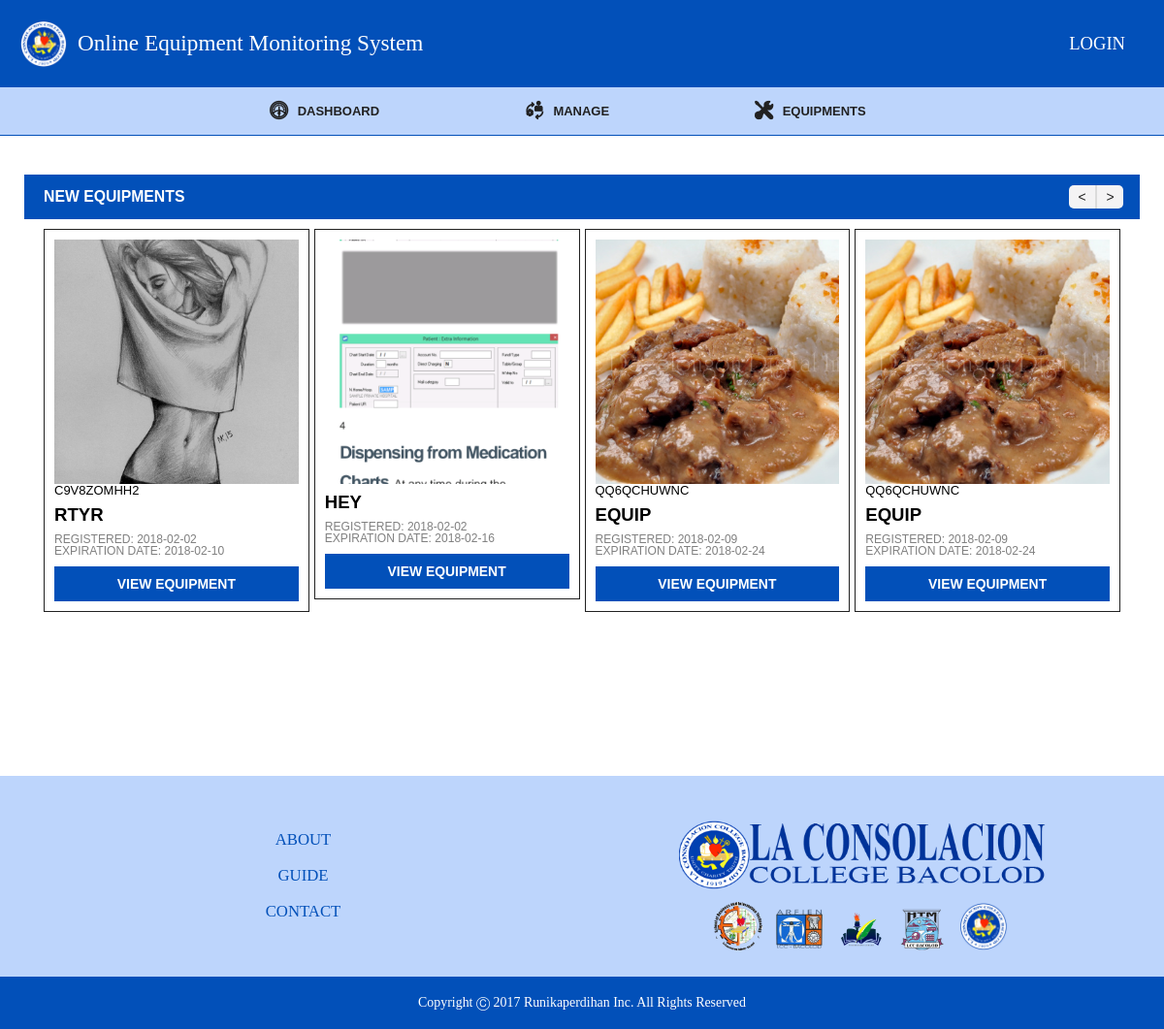
Screenshot of /main.php with the database file from the repository.
### tables this page shows
CREATE TABLE `equipment` (
  `id` int(11) NOT NULL,
  `equipment_code` varchar(255) NOT NULL,
  `equipment_name` varchar(255) NOT NULL,
  `equipment_start` varchar(255) NOT NULL,
  `equipment_end` varchar(255) NOT NULL,
  `equipment_filename` varchar(255) NOT NULL
);

### admin/new_equipment.php (the view, shortened to what this page needs)
<?php
$dir_path="EquipmentPicture/";
if(is_dir($dir_path)){
    $files=opendir($dir_path);
    if($files){
        while(($file_name=readdir($files)) !== FALSE){
$profile_display=mysql_query("SELECT * FROM equipment ORDER BY id DESC");
while($data_profile_display=mysql_fetch_array($profile_display)){
     $image=$data_profile_display['equipment_filename'];
     $equipment_code=$data_profile_display['equipment_code'];
     $equipment_name=$data_profile_display['equipment_name'];
     $equipment_start=$data_profile_display['equipment_start'];
     $equipment_end=$data_profile_display['equipment_end'];
     $equipment_id=$data_profile_display['id'];
if($image==$file_name){
?>
<div class="equipments">
    <img src="images/placeholder-grid.png" style="background-image: url(<?php echo "EquipmentPicture/$image" ?>);">
	<span class="equipment-code"><?php echo $equipment_code; ?></span>
	<span class="equipment-name"><?php echo $equipment_name; ?></span>
	<span class="equipment-start">Registered: <?php echo $equipment_start; ?></span>
	<span class="equipment-end">Expiration Date: <?php echo $equipment_end; ?></span>
    <form action="" method="POST">
	<button name="equipment_page" type="submit" value="<?php echo $equipment_id; ?>">View Equipment</button>
    </form>
</div>
<?php
}
}
}
}
}
?>

### main.php (shortened to what this page needs)
<?php
$accountname=$_SESSION['account'];
 ?>
<!DOCTYPE html>
<html>
<head>
	<link rel="stylesheet" type="text/css" href="css/styles.css">
	<link rel="stylesheet" type="text/css" href="css/owl.carousel.css">
	<link rel="stylesheet" type="text/css" href="css/owl.theme.default.css">
</head>
<body class="main-index">
	<div class="page-wrapper">
<header>
<div class="logo-container">
	<img src="images/lccb.png" />
	<span>Online Equipment Monitoring System</span>
</div>
<div class="login-container">
	<?php if ($accountname =="Admin"): ?>
		<div class="mainUser-container">
			<span class="username"><?php echo $accountname; ?></span>
			<a href="logout.php" class="logout"></a>
		</div>
	<?php else: ?>
		<span class="login">LOGIN</span>
	<?php endif; ?>
</div>
</header>
		<div class="page-main">
			<?php include"navigation.php"; ?>
			<?php include"admin/function.php"; ?>
		</div>
		<?php include"footer.php"; ?>
	</div>
</body>
</html>

### navigation.php (shortened to what this page needs)
<nav class="main-nav">
	<form action="" method="POST">
		<ul class="menu">
			<li><button type="submit" name="dashboard" class="dashboard">DASHBOARD</button></li>
			<li class="manage-btn">
				<span class="manage">MANAGE</button>
						<button class="addequipment" name="add_equipment" type="submit">Add Equipment</span>
					</li>
				</ul>
			<li><button type="submit" name="Catalog" class="catalog">EQUIPMENTS</button></li>
	</form>
</nav>

### admin/function.php (shortened to what this page needs)
<?php
if(isset($_REQUEST['dashboard'])){
	include"dashboard.php";
}else if(isset($_REQUEST['adduser'])){
	include"admin/add_user_design.php";
}else if(isset($_REQUEST['add_equipment'])){
	include"admin/add_equipment_design.php";
}else if(isset($_REQUEST['Catalog'])){
	include"admin/catalog-index.php";
}else if(isset($_REQUEST['generate_code'])){
	include"admin/add_equipment_design.php";
} else if(isset($_REQUEST['equipment_page'])){
	include"admin/product_page.php";
}
else{
	include"dashboard.php";
}
?>

### dashboard.php (shortened to what this page needs)
<div class="dashboard-container">
	<div class="new-equipments-container">
		<strong> New Equipments </strong>
		<div class="new-equipments-block owl-carousel">
			<?php include"admin/new_equipment.php"; ?>
		</div>
	</div>
</div>

### footer.php
<footer>
<div class="topfooter">
	<div class="left-container">
		<a href="#" title="About Us">ABOUT</a>
		<a href="#" title="Guide">GUIDE</a>
		<a href="#" title="Contact Us">CONTACT</a>
	</div>
	<div class="right-container">
		<div class="logo">
			<img src="images/logo-new-2.png">
		</div>
		<div class="dept-logo">
			<img src="images/sbit.png">
			<img src="images/SARFAID.png">
			<img src="images/SLATE.png">
			<img src="images/SHTM.png">
			<img src="images/lccb.png">
		</div>
	</div>
</div>
<div class="botfooter">
	<p>Copyright Ⓒ 2017 Runikaperdihan Inc. All Rights Reserved</p>
</div>
</footer>

### rows the page displays
equipment: equipment_code "C9V8ZOMHH2", equipment_name "RTYR", equipment_start "2018-02-02", equipment_end "2018-02-10", $equipment_id 12 (drawn)
equipment: equipment_name "HEY", equipment_start "2018-02-02", equipment_end "2018-02-16", $equipment_id 20 (drawn)
equipment: equipment_code "QQ6QCHUWNC", equipment_name "EQUIP", equipment_start "2018-02-09", equipment_end "2018-02-24", $equipment_id 22 (drawn)
equipment: equipment_code "QQ6QCHUWNC", equipment_name "EQUIP", equipment_start "2018-02-09", equipment_end "2018-02-24", $equipment_id 21 (drawn)
